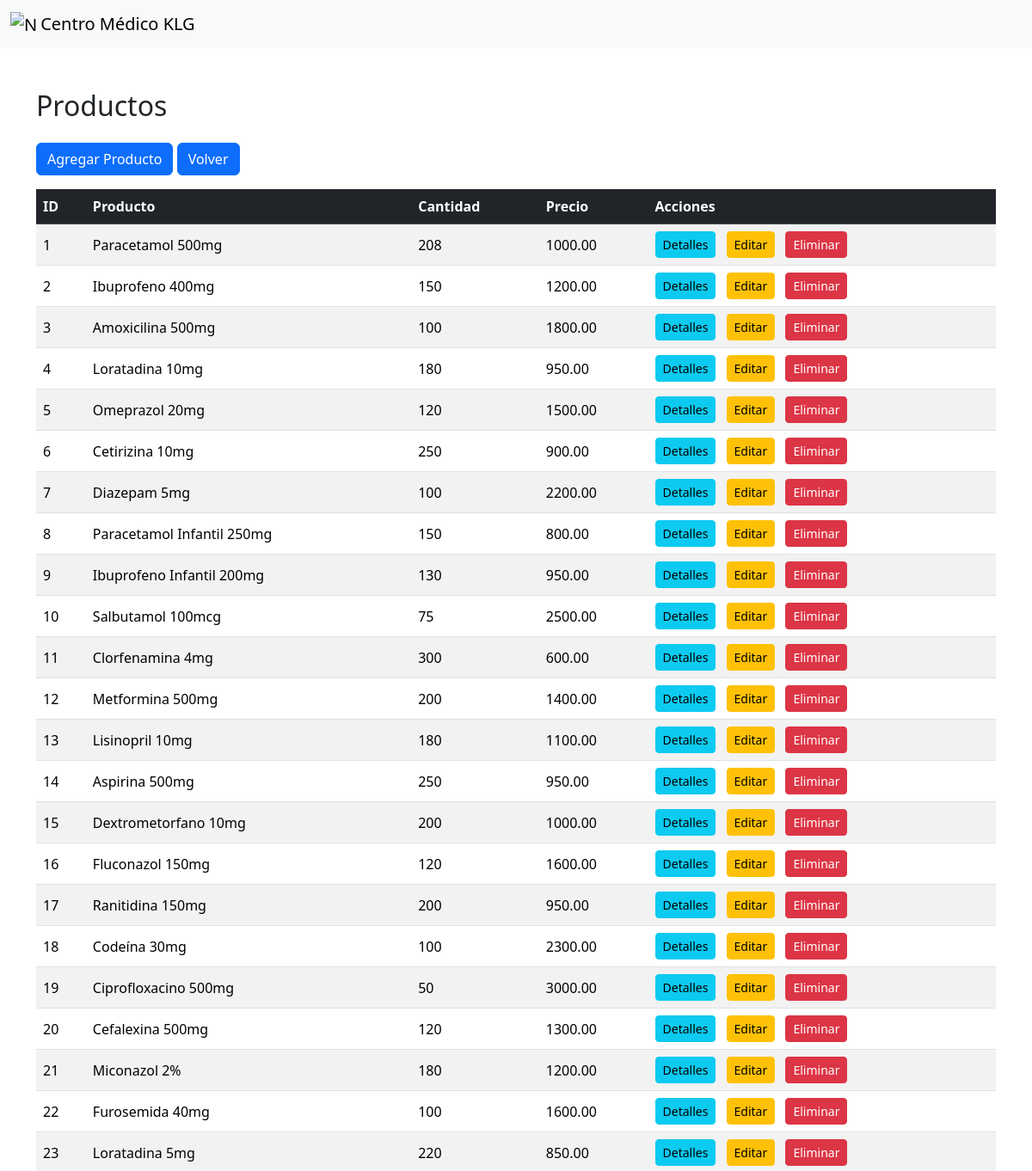
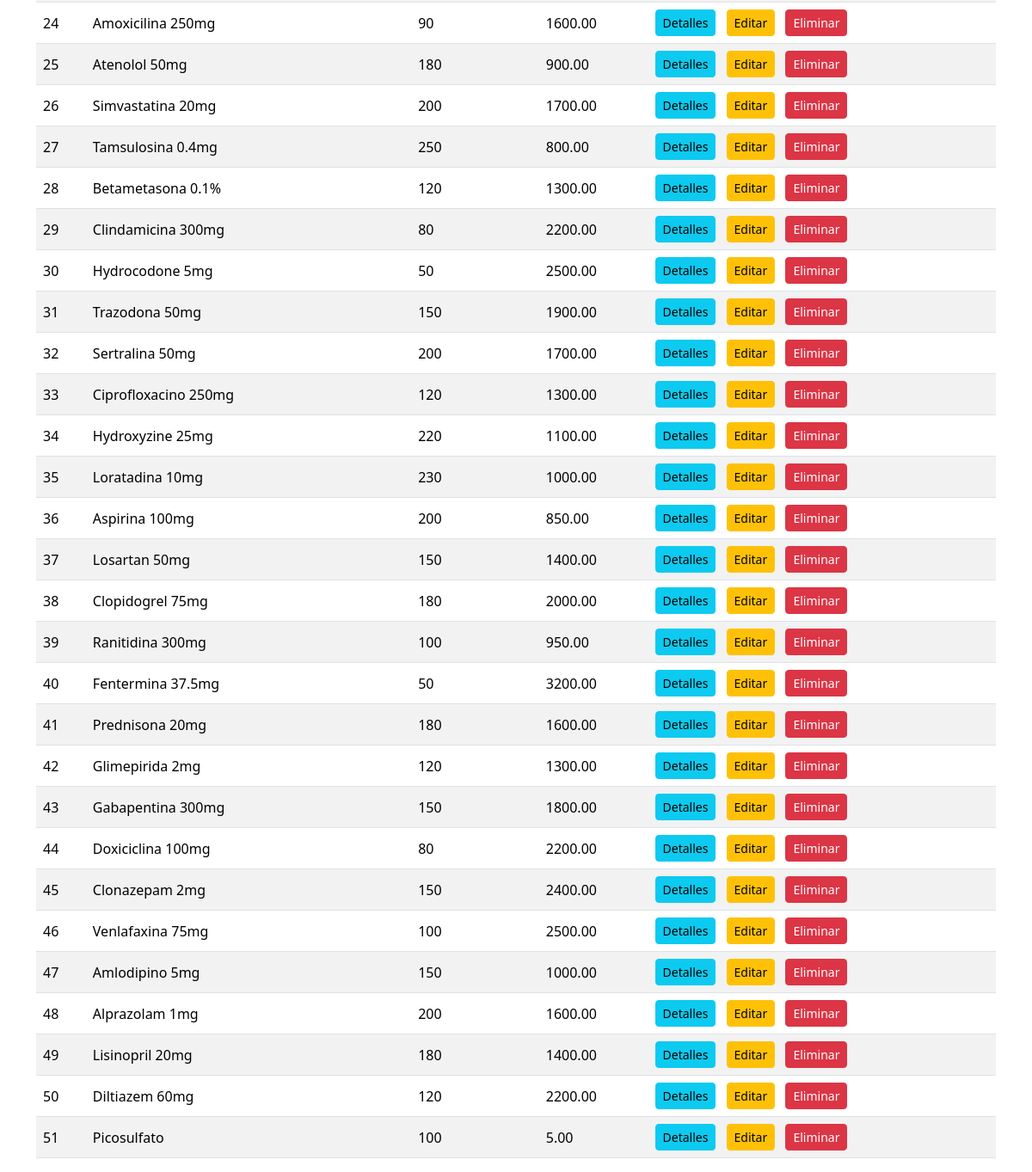
/productos/, run on an earlier commit of the app's database (2 pictures, top to bottom).
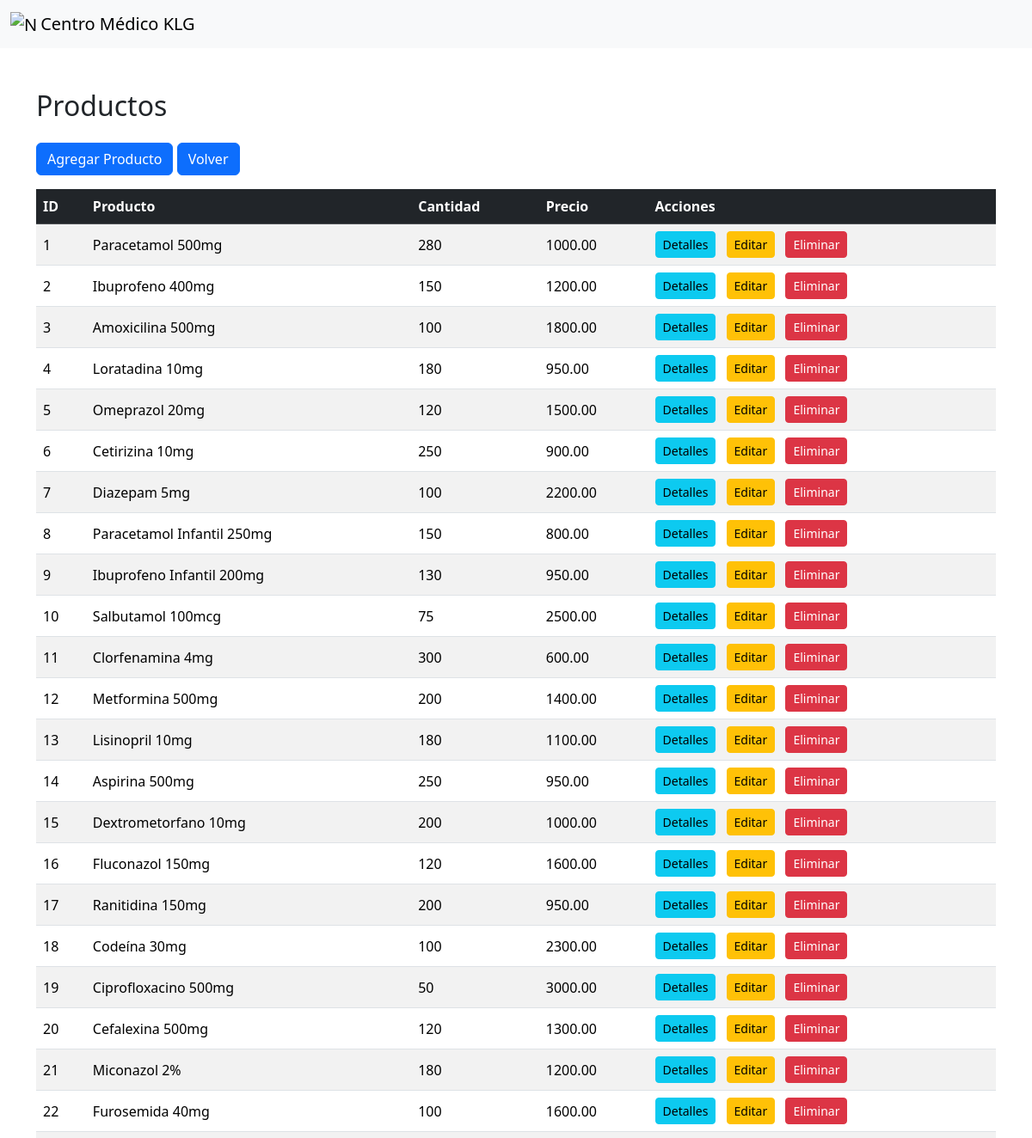
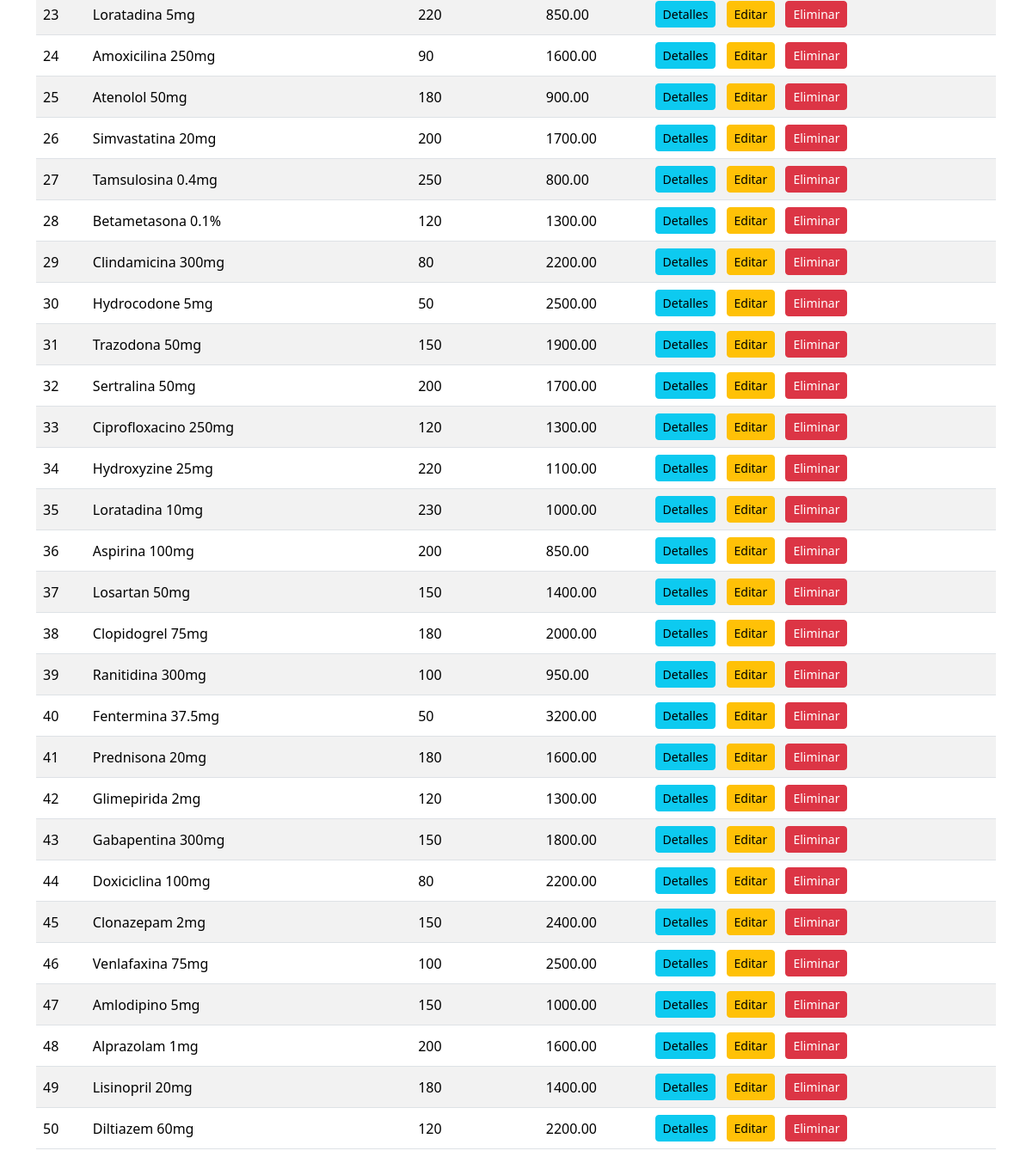
And on a later commit of the database (2 pictures, top to bottom).
### App/models.py (models this page shows, shortened)
class Productos(models.Model):
    id_producto = models.AutoField(primary_key=True)
    nombre_producto = models.CharField(max_length=255, blank=True, null=True)
    cantidad = models.IntegerField(blank=True, null=True)
    precio_producto = models.DecimalField(max_digits=10, decimal_places=2, blank=True, null=True)

### App/views.py (the view)
# urls.py: path('productos/', views.productos_list, name='productos_list'),
def productos_list(request):
    productos = Productos.objects.all()
    return render(request, 'App/productos_list.html', {'productos_list': productos})

### App/templates/App/productos_list.html (shortened to what this page needs)
{% extends "layout/base.html" %}
{% block content %}
<div class="container mt-5">
  <h2 class="mb-4">Productos</h2>
  <a href="{% url 'productos_new' %}" class="btn btn-primary mb-3">Agregar Producto</a>
  <a href="{% url 'admin_menu' %}" class="btn btn-primary mb-3">Volver</a>
  <div class="table-responsive">
    <table class="table table-striped align-middle">
      <thead class="table-dark">
        <tr>
          <th scope="col">ID</th>
          <th scope="col">Producto</th>
          <th scope="col">Cantidad</th>
          <th scope="col">Precio</th>
          <th scope="col">Acciones</th>
        </tr>
      </thead>
      <tbody>
        {% for producto in productos_list %}
        <tr>
          <td>{{ producto.id_producto }}</td>
          <td>{{ producto.nombre_producto }}</td>
          <td>{{ producto.cantidad }}</td>
          <td>{{ producto.precio_producto }}</td>
          <td>
            <a href="{% url 'productos_detail' producto.pk %}" class="btn btn-info btn-sm me-2">Detalles</a>
            <a href="{% url 'productos_edit' producto.pk %}" class="btn btn-warning btn-sm me-2">Editar</a>
            <form action="{% url 'productos_delete' producto.pk %}" method="post" class="d-inline">
              <button type="submit" class="btn btn-danger btn-sm">Eliminar</button>
            </form>
          </td>
        </tr>
        {% endfor %}
      </tbody>
    </table>
  </div>
</div>
{% endblock %}

### App/templates/layout/base.html (shortened to what this page needs)
{% load static %}
<!DOCTYPE html>
<html lang="en">
<head>
    <link rel="stylesheet" href="{% static 'css/bootstrap.css' %}">
</head>
<body>
    {% include 'layout/navbar.html' %}
    {% block content %}
    {% endblock %}
</body>
</html>

### App/templates/layout/navbar.html
{% load static %}
<nav class="navbar bg-light">
    <div class="container-fluid">
      <a class="navbar-brand" href="#">
        <img src="{% static 'img/logo.png' %}" alt="NaN" width="30" height="24" class="d-inline-block align-text-top">
        Centro Médico KLG
      </a>
    </div>
  </nav>

What changed in the data, as far as the page shows it:
removed Productos: id_producto "51", nombre_producto "Picosulfato", cantidad "100", precio_producto "5.00"
changed Productos "Paracetamol 500mg": cantidad "208" → "280"
